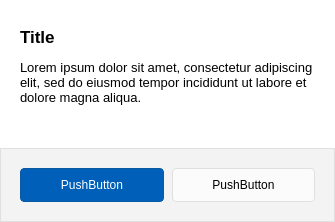
<?xml version="1.0" encoding="UTF-8"?>
<ui version="4.0">
 <class>Dialog</class>
 <widget class="QDialog" name="Dialog">
  <property name="geometry">
   <rect>
    <x>0</x>
    <y>0</y>
    <width>335</width>
    <height>222</height>
   </rect>
  </property>
  <property name="windowTitle">
   <string>Dialog</string>
  </property>
  <layout class="QGridLayout" name="gridLayout" rowstretch="2,1">
   <property name="leftMargin">
    <number>0</number>
   </property>
   <property name="topMargin">
    <number>0</number>
   </property>
   <property name="rightMargin">
    <number>0</number>
   </property>
   <property name="bottomMargin">
    <number>0</number>
   </property>
   <property name="spacing">
    <number>0</number>
   </property>
   <item row="0" column="0">
    <widget class="QWidget" name="widget" native="true">
     <property name="styleSheet">
      <string notr="true">background-color: rgb(255, 255, 255);</string>
     </property>
     <layout class="QGridLayout" name="gridLayout_3" rowstretch="1,2">
      <property name="leftMargin">
       <number>20</number>
      </property>
      <property name="topMargin">
       <number>20</number>
      </property>
      <property name="rightMargin">
       <number>20</number>
      </property>
      <property name="bottomMargin">
       <number>20</number>
      </property>
      <item row="0" column="0">
       <widget class="QLabel" name="label">
        <property name="font">
         <font>
          <pointsize>13</pointsize>
          <bold>true</bold>
         </font>
        </property>
        <property name="text">
         <string>Title</string>
        </property>
       </widget>
      </item>
      <item row="1" column="0">
       <widget class="QLabel" name="label_2">
        <property name="sizePolicy">
         <sizepolicy hsizetype="Ignored" vsizetype="Ignored">
          <horstretch>0</horstretch>
          <verstretch>0</verstretch>
         </sizepolicy>
        </property>
        <property name="font">
         <font>
          <pointsize>10</pointsize>
         </font>
        </property>
        <property name="text">
         <string>Lorem ipsum dolor sit amet, consectetur adipiscing elit, sed do eiusmod tempor incididunt ut labore et dolore magna aliqua.</string>
        </property>
        <property name="scaledContents">
         <bool>false</bool>
        </property>
        <property name="alignment">
         <set>Qt::AlignmentFlag::AlignLeading|Qt::AlignmentFlag::AlignLeft|Qt::AlignmentFlag::AlignTop</set>
        </property>
        <property name="wordWrap">
         <bool>true</bool>
        </property>
       </widget>
      </item>
     </layout>
    </widget>
   </item>
   <item row="1" column="0">
    <widget class="QWidget" name="widget_2" native="true">
     <property name="styleSheet">
      <string notr="true">background-color: rgb(243, 243, 243);
border: 1px solid rgb(224, 224, 224);</string>
     </property>
     <layout class="QGridLayout" name="gridLayout_2">
      <property name="leftMargin">
       <number>20</number>
      </property>
      <property name="topMargin">
       <number>20</number>
      </property>
      <property name="rightMargin">
       <number>20</number>
      </property>
      <property name="bottomMargin">
       <number>20</number>
      </property>
      <property name="horizontalSpacing">
       <number>8</number>
      </property>
      <item row="0" column="0">
       <widget class="QPushButton" name="pushButton">
        <property name="sizePolicy">
         <sizepolicy hsizetype="Expanding" vsizetype="Expanding">
          <horstretch>0</horstretch>
          <verstretch>0</verstretch>
         </sizepolicy>
        </property>
        <property name="styleSheet">
         <string notr="true">background-color: rgb(0, 95, 184);
color: rgb(255, 255, 255);
border: 1px solid rgb(10, 89, 162);
border-radius: 4px;</string>
        </property>
        <property name="text">
         <string>PushButton</string>
        </property>
       </widget>
      </item>
      <item row="0" column="1">
       <widget class="QPushButton" name="pushButton_2">
        <property name="sizePolicy">
         <sizepolicy hsizetype="Expanding" vsizetype="Expanding">
          <horstretch>0</horstretch>
          <verstretch>0</verstretch>
         </sizepolicy>
        </property>
        <property name="styleSheet">
         <string notr="true">background-color: rgb(251, 251, 251);
border: 1px solid rgb(224, 224, 224);
border-radius: 4px;</string>
        </property>
        <property name="text">
         <string>PushButton</string>
        </property>
        <property name="default">
         <bool>false</bool>
        </property>
       </widget>
      </item>
     </layout>
    </widget>
   </item>
  </layout>
 </widget>
 <resources/>
 <connections/>
</ui>
